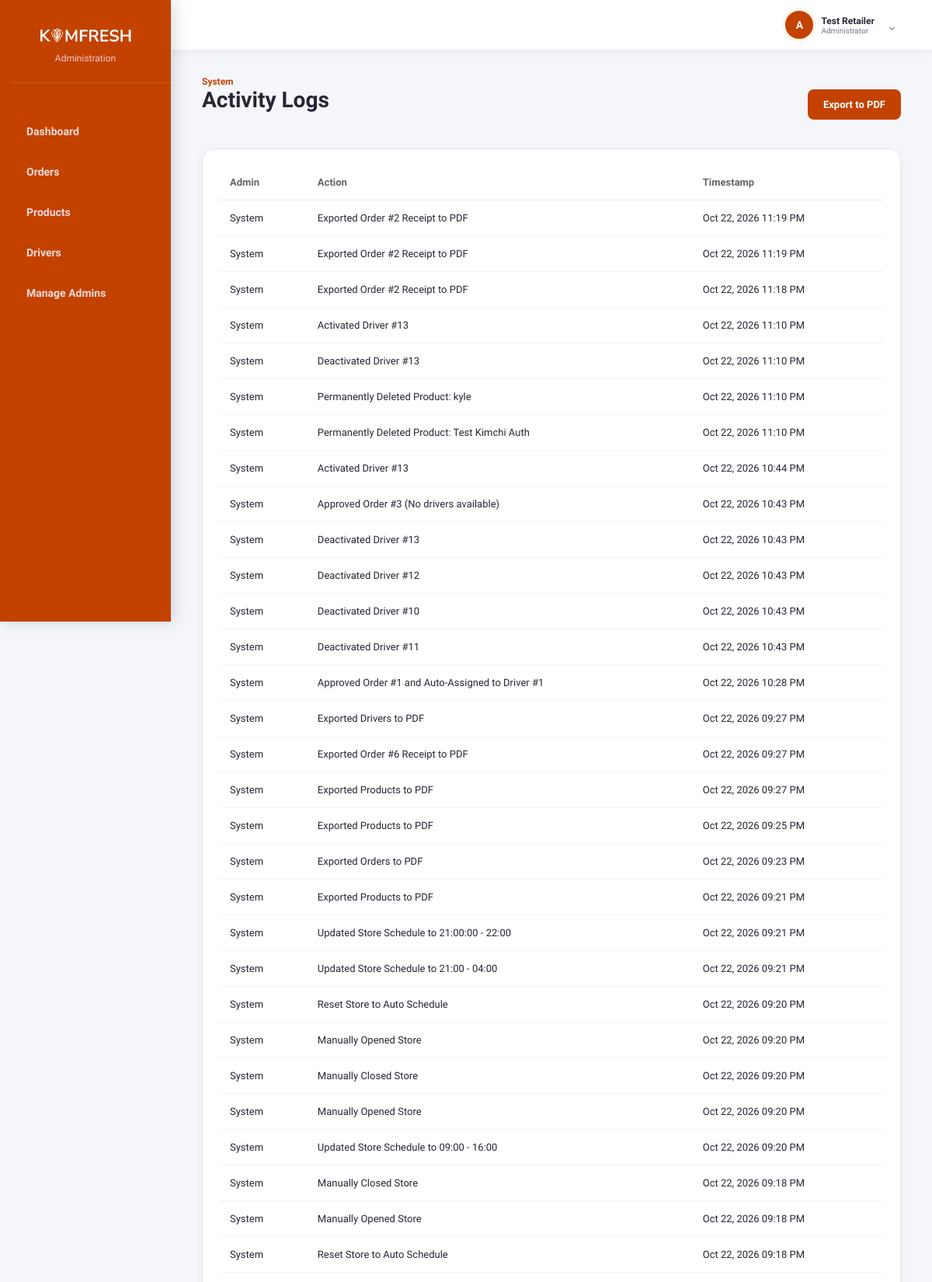
The app's page /php-web/logs.php (signed in, upper part) with its own data.
### tables this page shows
CREATE TABLE `activity_logs` (
  `log_id` int NOT NULL AUTO_INCREMENT,
  `admin_id` int DEFAULT NULL,
  `action` varchar(255) DEFAULT NULL,
  `timestamp` datetime DEFAULT CURRENT_TIMESTAMP,
  PRIMARY KEY (`log_id`)
);

### php-web/logs.php (the view, shortened to what this page needs)
<?php
require 'db.php';
$current_admin_id = $_SESSION['admin_id'];
$is_superadmin = ($current_admin_id == 1);
if ($is_superadmin) {
    $logs = $conn->query("
        SELECT l.*, a.name as admin_name
        FROM activity_logs l
        LEFT JOIN admin a ON l.admin_id = a.admin_id
        ORDER BY l.timestamp DESC
    ");
}
?>
<!DOCTYPE html>
<html lang="en">
<head>
    <link rel="stylesheet" href="css/theme.css">
    <link rel="stylesheet" href="css/dashboard.css">
    <link rel="stylesheet" href="css/responsive.css">
</head>
<body>
    <div class="dashboard-layout">
        <aside class="sidebar">
            <div class="sidebar-brand">
                <img src="logo.png" alt="KimFresh" class="logo">
                <p>Administration</p>
            </div>
            <nav class="menu">
                <a href="dashboard.php">Dashboard</a>
                <a href="orders.php">Orders</a>
                <a href="products.php">Products</a>
                <a href="drivers.php">Drivers</a>
                <?php if ($_SESSION['admin_id'] == 1): ?>
                    <a href="superadmin.php">Manage Admins</a>
                <?php endif; ?>
            </nav>
        </aside>
        <div class="main-area">
            <header class="top-header">
                <div class="profile-menu" id="profileMenu">
                    <button type="button" class="profile-trigger" onclick="toggleProfileMenu(event)">
                        <div class="avatar">A</div>
                        <div class="user-info" style="text-align: left;">
                            <p class="user-name" style="margin: 0;"><?php echo $_SESSION['admin_name']; ?></p>
                            <p class="user-role" style="margin: 0;">Administrator</p>
                        </div>
                        <span style="font-size: 18px; color: #999; margin-left: 5px;">⌄</span>
                    </button>
                </div>
            </header>
            <main class="main-content">
                <div class="page-head" style="display:flex; justify-content: space-between; align-items: center;">
                    <div>
                        <p class="overview-label">System</p>
                        <h1>Activity Logs</h1>
                    </div>
                    <a href="?export_pdf=1" download="KimFresh_Activity_Logs.pdf" class="btn-export">Export to PDF</a>
                </div>
                <section class="table-section">
                    <table>
                        <thead>
                            <tr>
                                <th>Admin</th>
                                <th>Action</th>
                                <th>Timestamp</th>
                            </tr>
                        </thead>
                        <tbody>
                            <?php
                            if ($logs->num_rows > 0) {
                                while($row = $logs->fetch_assoc()) {
                                    $admin = $row['admin_name'] ? htmlspecialchars($row['admin_name']) : 'System';
                                    echo "<tr>";
                                    echo "<td>" . $admin . "</td>";
                                    echo "<td>" . htmlspecialchars($row['action']) . "</td>";
                                    echo "<td>" . date('M d, Y h:i A', strtotime($row['timestamp'])) . "</td>";
                                    echo "</tr>";
                                }
                            } else {
                                echo "<tr><td colspan='3' style='text-align:center;'>No activity logs found.</td></tr>";
                            }
                            ?>
                        </tbody>
                    </table>
                </section>
            </main>
        </div>
    </div>
</body>
</html>

### php-web/css/theme.css (style rules this page uses)
*, *::before, *::after { font-family: "Nunito Sans", Arial, sans-serif !important; box-sizing: border-box; }
:root { --primary: #C34200; --primary-dark: #9a3400; --primary-soft: #fdf0e6; --bg: #F5F6FA; --surface: #FFFFFF; --line: #E4E7EF; --text: #252733; --muted: #737887; }

### php-web/css/dashboard.css (style rules this page uses)
* { margin: 0; padding: 0; box-sizing: border-box; font-family: "Nunito Sans", Arial, sans-serif; }
body { min-height: 100vh; background: var(--bg); color: var(--text); }
.dashboard-layout { display: flex; min-height: 100vh; }
.sidebar { width: 220px; height: 100vh; position: fixed; top: 0; left: 0; padding: 30px 0 30px 14px; background: var(--primary); color: white; box-shadow: 4px 0 20px rgba(0, 0, 0, 0.15); }
.sidebar-brand { text-align: center; padding-right: 14px; margin-bottom: 40px; padding-bottom: 24px; border-bottom: 1px solid rgba(255, 255, 255, 0.15); }
.logo { width: 130px; height: auto; }
.sidebar-brand p { margin-top: 2px; font-size: 12px; color: #f0c8c8; }
.menu { display: flex; flex-direction: column; gap: 8px; }
.menu a { padding: 14px 20px; text-decoration: none; color: #f5dada; font-size: 14px; font-weight: 700; border-radius: 12px 0 0 12px; transition: background 0.2s, padding-left 0.2s; }
.main-area { margin-left: 220px; width: calc(100% - 220px); }
.top-header { display: flex; justify-content: flex-end; align-items: center; gap: 24px; height: 64px; padding: 0 36px; background: var(--surface); box-shadow: 0 2px 12px rgba(0, 0, 0, 0.06); }
.avatar { width: 36px; height: 36px; display: flex; align-items: center; justify-content: center; font-size: 14px; font-weight: 800; color: white; background: var(--primary); border-radius: 50%; box-shadow: 0 0 0 3px var(--primary-soft); }
.user-name { font-size: 12px; font-weight: 800; }
.user-role { font-size: 10px; color: var(--muted); }
.main-content { padding: 34px 40px; }
.overview-label { font-size: 12px; font-weight: 700; color: var(--primary); }
.main-content h1 { margin-bottom: 26px; font-size: 28px; font-weight: 800; }
.table-section { padding: 24px; background: var(--surface); border-radius: 16px; box-shadow: 0 8px 28px rgba(35, 25, 40, 0.06); border: 1px solid var(--line); }
table { width: 100%; border-collapse: collapse; }
th, td { padding: 14px; text-align: left; font-size: 13px; }
th { color: white; background: var(--primary); font-weight: 700; }
th:first-child { border-radius: 10px 0 0 10px; }
th:last-child { border-radius: 0 10px 10px 0; }
td { border-bottom: 1px solid var(--line); }
button, input, select, textarea { font: inherit; }
button { transition: transform .16s ease, box-shadow .16s ease, background .16s ease; }
.profile-menu { position: relative; }
.profile-trigger { appearance: none; border: 0; background: transparent; color: inherit; font: inherit; text-align: left; cursor: pointer; padding: 7px 10px; border-radius: 12px; gap: 10px; transition: background .18s ease; }

### php-web/css/responsive.css (style rules this page uses)
.main-area { min-width: 0; }
img, canvas { max-width: 100%; }
.menu-toggle, .mobile-logo, .sidebar-close, .sidebar-overlay { display: none; }

### php-web/logs.php (style rules this page uses)
:root { --primary: #C34200; }
.table-section { background: white; border-radius: 16px; padding: 20px; box-shadow: 0 4px 12px rgba(0,0,0,0.05); margin-top: 20px; }
table { width: 100%; border-collapse: collapse; }
th { text-align: left; padding: 15px; font-size: 13px; color: #666; border-bottom: 1px solid #eee; background: transparent !important; font-weight: 700; }
td { padding: 15px; border-bottom: 1px solid #f5f5f5; font-size: 13px; }
.page-head { display: flex; justify-content: space-between; align-items: center; }
.btn-export { background: #C34200; color: white; padding: 12px 20px; border: none; border-radius: 8px; font-weight: 700; font-size: 13px; cursor: pointer; transition: 0.2s; text-decoration: none; display: inline-block; }
.profile-menu { position: relative; }
.profile-trigger { display: flex; align-items: center; gap: 10px; background: transparent; border: none; cursor: pointer; padding: 8px; border-radius: 10px; transition: 0.2s; }

### records on screen
activity_logs: admin "System", action "Exported Order #2 Receipt to PDF", timestamp "Oct 22, 2026 11:19 PM"
activity_logs: admin "System", action "Exported Order #2 Receipt to PDF", timestamp "Oct 22, 2026 11:19 PM"
activity_logs: admin "System", action "Exported Order #2 Receipt to PDF", timestamp "Oct 22, 2026 11:18 PM"
activity_logs: admin "System", action "Activated Driver #13", timestamp "Oct 22, 2026 11:10 PM"
activity_logs: admin "System", action "Deactivated Driver #13", timestamp "Oct 22, 2026 11:10 PM"
activity_logs: admin "System", action "Permanently Deleted Product: kyle", timestamp "Oct 22, 2026 11:10 PM"
activity_logs: admin "System", action "Permanently Deleted Product: Test Kimchi Auth", timestamp "Oct 22, 2026 11:10 PM"
activity_logs: admin "System", action "Activated Driver #13", timestamp "Oct 22, 2026 10:44 PM"
activity_logs: admin "System", action "Approved Order #3 (No drivers available)", timestamp "Oct 22, 2026 10:43 PM"
activity_logs: admin "System", action "Deactivated Driver #13", timestamp "Oct 22, 2026 10:43 PM"
activity_logs: admin "System", action "Deactivated Driver #12", timestamp "Oct 22, 2026 10:43 PM"
activity_logs: admin "System", action "Deactivated Driver #10", timestamp "Oct 22, 2026 10:43 PM"
activity_logs: admin "System", action "Deactivated Driver #11", timestamp "Oct 22, 2026 10:43 PM"
activity_logs: admin "System", action "Approved Order #1 and Auto-Assigned to Driver #1", timestamp "Oct 22, 2026 10:28 PM"
activity_logs: admin "System", action "Exported Drivers to PDF", timestamp "Oct 22, 2026 09:27 PM"
activity_logs: admin "System", action "Exported Order #6 Receipt to PDF", timestamp "Oct 22, 2026 09:27 PM"
activity_logs: admin "System", action "Exported Products to PDF", timestamp "Oct 22, 2026 09:27 PM"
activity_logs: admin "System", action "Exported Products to PDF", timestamp "Oct 22, 2026 09:25 PM"
activity_logs: admin "System", action "Exported Orders to PDF", timestamp "Oct 22, 2026 09:23 PM"
activity_logs: admin "System", action "Exported Products to PDF", timestamp "Oct 22, 2026 09:21 PM"
activity_logs: admin "System", action "Updated Store Schedule to 21:00:00 - 22:00", timestamp "Oct 22, 2026 09:21 PM"
activity_logs: admin "System", action "Updated Store Schedule to 21:00 - 04:00", timestamp "Oct 22, 2026 09:21 PM"
activity_logs: admin "System", action "Reset Store to Auto Schedule", timestamp "Oct 22, 2026 09:20 PM"
activity_logs: admin "System", action "Manually Opened Store", timestamp "Oct 22, 2026 09:20 PM"
activity_logs: admin "System", action "Manually Closed Store", timestamp "Oct 22, 2026 09:20 PM"
activity_logs: admin "System", action "Manually Opened Store", timestamp "Oct 22, 2026 09:20 PM"
activity_logs: admin "System", action "Updated Store Schedule to 09:00 - 16:00", timestamp "Oct 22, 2026 09:20 PM"
activity_logs: admin "System", action "Manually Closed Store", timestamp "Oct 22, 2026 09:18 PM"
activity_logs: admin "System", action "Manually Opened Store", timestamp "Oct 22, 2026 09:18 PM"
activity_logs: admin "System", action "Reset Store to Auto Schedule", timestamp "Oct 22, 2026 09:18 PM"

### other values on screen
$_SESSION['admin_name'] "Test Retailer"
